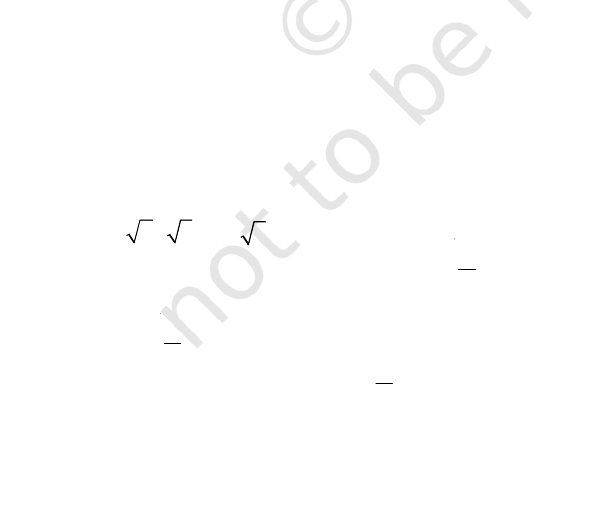
#> input picture images/pg1_image_radical.png, 599 x 528 px
$ python contour_detection.py
#> lines starting #> are read from the running program, lines starting #| are printed output that depends on the picture; after the words box and inside, x2 and y2 are one past the last pixel; in counts of white or black regions, pixels touching at a corner belong together
import cv2
import imutils
import numpy as np
from matplotlib import pyplot as plt

im = cv2.imread("images/pg1_image_radical.png")
#> im is the input picture: shape (528, 599, 3); min 0, max 255, mean 254
im = cv2.cvtColor(im, cv2.COLOR_BGR2GRAY)
#> im: shape (528, 599)
blur = cv2.GaussianBlur(im, (1, 1), 0)#[cv2.GaussianBlur(im, (i, i), 0) for i in range(10, 100, 20)]
im = blur
ret, th = cv2.threshold(im, 0, 255, cv2.THRESH_BINARY_INV + cv2.THRESH_OTSU)
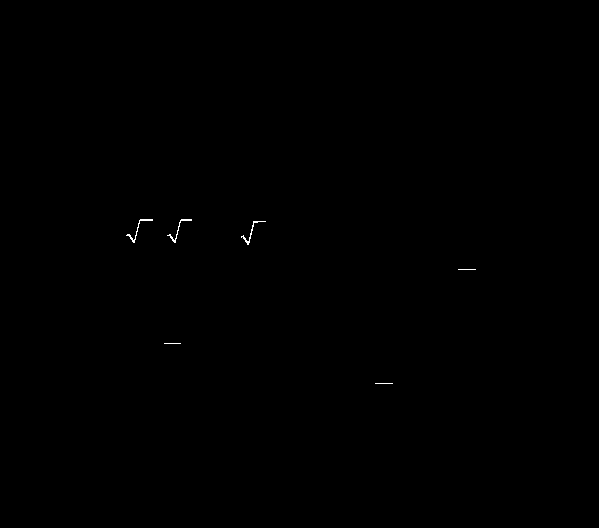
#> th: shape (528, 599); 0.09% white in thin lines or dots, all inside (x1, y1, x2, y2) = (126, 219, 476, 384)
#> ret = 148

# plt.imshow(th, 'gray')
# plt.show()
cv2.imshow('in', th)
cv2.waitKey(0)
# cv2.destroyAllWindows()

cnts = cv2.findContours(th.copy(), cv2.RETR_EXTERNAL,
                        cv2.CHAIN_APPROX_SIMPLE)
#> cnts = 6 contours, 3 with area under 20; largest, box (x1, y1, x2, y2) and area: (126, 219, 153, 243) 32, (167, 219, 192, 243) 28, (241, 221, 266, 245) 28
cnts = imutils.grab_contours(cnts)

print(len(cnts))
#| 6
for c in cnts:
    print (c)
    cv2.drawContours(th, [c], 0, (0, 255, 0), thickness=5)
    cv2.imshow('cnts', th)
    # plt.imshow(th)
    # plt.show()
    cv2.waitKey(0)
#> this loop made 6 passes
#> c on passes 1 to 3: [[375, 383], [392, 383]], [[164, 343], [180, 343]], [[458, 269], [475, 269]]
#> (printed output is left out)
#> th: shape (528, 599); 0.09% of pixels changed, all inside (x1, y1, x2, y2) = (126, 219, 476, 384)

cv2.destroyAllWindows()

# some of these c's could represent radicals
